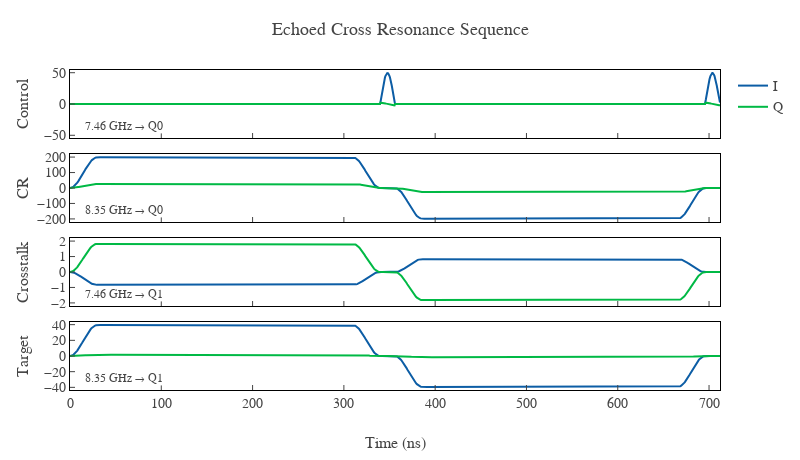

Here is the notebook cell this chart was saved with:
### Code cell
cr_sequence(
    cr_duration=cr_duration_est,
    cr_amplitude=cr_amplitude_opt,
    cr_ramp=cr_ramp,
    cr_phase=cr_phase_opt,
    crosstalk_amplitude=crosstalk_amplitude,
    crosstalk_phase=crosstalk_phase,
    cancel_amplitude=cancel_amplitude_opt,
    cancel_phase=cancel_phase_opt,
    echo=True,
).plot(
    title="Echoed Cross Resonance Sequence",
    width=800,
    divide_by_two_pi=True,
)

### Figure 1 — Plotly figure (JSON) as saved in the notebook; plotly's stock layout.template omitted (floating-point values rounded to 4 significant figures; data arrays with more than 128 entries replaced by an {"elided": "..."} marker saying what was removed)
{"data": [{"line": {"color": "#0C5DA5", "shape": "linear"}, "mode": "lines", "name": "I", "showlegend": true, "type": "scatter", "x": {"elided": "1024 float values"}, "xaxis": "x", "y": {"elided": "1024 float values"}, "yaxis": "y"}, {"line": {"color": "#00B945", "shape": "linear"}, "mode": "lines", "name": "Q", "showlegend": true, "type": "scatter", "x": {"elided": "1024 float values"}, "xaxis": "x", "y": {"elided": "1024 float values"}, "yaxis": "y"}, {"line": {"color": "#0C5DA5", "shape": "linear"}, "mode": "lines", "name": "I", "showlegend": false, "type": "scatter", "x": {"elided": "1024 float values"}, "xaxis": "x2", "y": {"elided": "1024 float values"}, "yaxis": "y2"}, {"line": {"color": "#00B945", "shape": "linear"}, "mode": "lines", "name": "Q", "showlegend": false, "type": "scatter", "x": {"elided": "1024 float values"}, "xaxis": "x2", "y": {"elided": "1024 float values"}, "yaxis": "y2"}, {"line": {"color": "#0C5DA5", "shape": "linear"}, "mode": "lines", "name": "I", "showlegend": false, "type": "scatter", "x": {"elided": "1024 float values"}, "xaxis": "x3", "y": {"elided": "1024 float values"}, "yaxis": "y3"}, {"line": {"color": "#00B945", "shape": "linear"}, "mode": "lines", "name": "Q", "showlegend": false, "type": "scatter", "x": {"elided": "1024 float values"}, "xaxis": "x3", "y": {"elided": "1024 float values"}, "yaxis": "y3"}, {"line": {"color": "#0C5DA5", "shape": "linear"}, "mode": "lines", "name": "I", "showlegend": false, "type": "scatter", "x": {"elided": "1024 float values"}, "xaxis": "x4", "y": {"elided": "1024 float values"}, "yaxis": "y4"}, {"line": {"color": "#00B945", "shape": "linear"}, "mode": "lines", "name": "Q", "showlegend": false, "type": "scatter", "x": {"elided": "1024 float values"}, "xaxis": "x4", "y": {"elided": "1024 float values"}, "yaxis": "y4"}], "layout": {"annotations": [{"bgcolor": "rgba(255, 255, 255, 0.8)", "showarrow": false, "text": "7.46 GHz → Q0", "x": 0.02, "xref": "x domain", "y": 0.06, "yref": "y domain"}, {"bgcolor": "rgba(255, 255, 255, 0.8)", "showarrow": false, "text": "8.35 GHz → Q0", "x": 0.02, "xref": "x2 domain", "y": 0.06, "yref": "y2 domain"}, {"bgcolor": "rgba(255, 255, 255, 0.8)", "showarrow": false, "text": "7.46 GHz → Q1", "x": 0.02, "xref": "x3 domain", "y": 0.06, "yref": "y3 domain"}, {"bgcolor": "rgba(255, 255, 255, 0.8)", "showarrow": false, "text": "8.35 GHz → Q1", "x": 0.02, "xref": "x4 domain", "y": 0.06, "yref": "y4 domain"}], "height": 460, "title": {"text": "Echoed Cross Resonance Sequence"}, "width": 800, "xaxis": {"anchor": "y", "domain": [0, 1], "matches": "x4", "showticklabels": false}, "xaxis2": {"anchor": "y2", "domain": [0, 1], "matches": "x4", "showticklabels": false}, "xaxis3": {"anchor": "y3", "domain": [0, 1], "matches": "x4", "showticklabels": false}, "xaxis4": {"anchor": "y4", "domain": [0, 1], "title": {"text": "Time (ns)"}}, "yaxis": {"anchor": "x", "domain": [0.7875, 1], "range": [-54.33, 54.33], "title": {"text": "Control"}}, "yaxis2": {"anchor": "x2", "domain": [0.525, 0.7375], "range": [-220.0, 220.0], "title": {"text": "CR"}}, "yaxis3": {"anchor": "x3", "domain": [0.2625, 0.475], "range": [-2.2, 2.2], "title": {"text": "Crosstalk"}}, "yaxis4": {"anchor": "x4", "domain": [0, 0.2125], "range": [-43.39, 43.39], "title": {"text": "Target"}}}}
